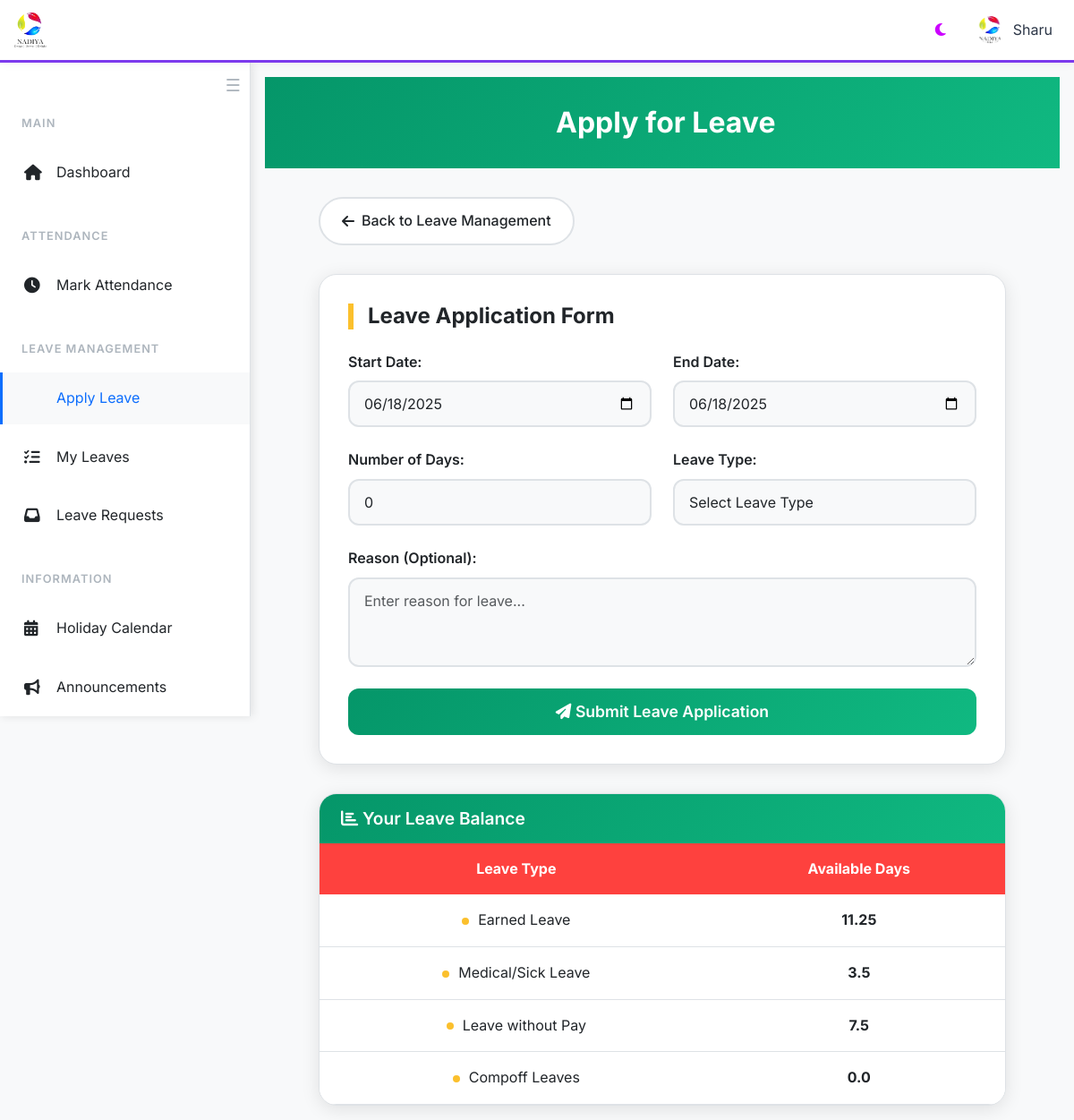
/apply_leave (signed in), run on the app's committed database.
### website/models.py (models this page shows, shortened)
class User(db.Model, UserMixin):
    id = db.Column(db.Integer, primary_key=True)
    first_name = db.Column(db.String(150))
    last_name = db.Column(db.String(150))
    email = db.Column(db.String(150), unique=True, nullable=False)
    password = db.Column(db.String(512), nullable=False)
    earned =  db.Column(db.Float, default=0)
    medic = db.Column(db.Float, default=0)
    pay =  db.Column(db.Float, default=0)
    role = db.Column(db.String(150))
    probation = db.Column(db.Boolean, default = 0)
    photo = db.Column(db.String(150))
    documents = db.relationship('Document', backref='user', lazy=True)
    reset_token = db.Column(db.String(36), nullable=True)
    attendances = db.relationship('Attendance', backref='user', lazy=True)
    @hybrid_property
    def total_compoff(self):
        return sum(attendance.compoff for attendance in self.attendances)

class Attendance(db.Model):
    id = db.Column(db.Integer, primary_key=True)
    name = db.Column(db.String(150))
    latitude = db.Column(db.String(50))
    longitude = db.Column(db.String(50))
    entry_time = db.Column(db.Time)  # Store only time
    exit_time = db.Column(db.Time)  # Store only time
    entry_location = db.Column(db.String(255))  # Store address for entry
    exit_location = db.Column(db.String(255))
    user_id = db.Column(db.Integer, db.ForeignKey('user.id'), nullable=False)
    compoff = db.Column(db.Float, default=0)
    hol = db.Column(db.Float, default=0)
    date = db.Column(db.Date)
    day = db.Column(db.String(150))
    totes = db.Column(db.Integer, default=0)
    reason = db.Column(db.Text)
    site_name = db.Column(db.String(150), nullable=True)  # New field for site/customer name

### website/views.py (the view, shortened to what this page needs)
@views.route('/apply_leave', methods=['GET', 'POST'])
@login_required
def apply_leave():
    return render_template('apply_leave.html', user=current_user, today=datetime.today().date())

### website/templates/apply_leave.html (shortened to what this page needs)
{% extends "base.html" %}
{% block content %}
<div class="page-header">
    <div class="container">
        <h1> Apply for Leave</h1>
    </div>
</div>
<div class="container">
    <a href="/leaves-category" class="back-btn">
        <i class="fas fa-arrow-left"></i> Back to Leave Management
    </a>
    <div class="form-container">
        <h2 class="form-title">Leave Application Form</h2>
        <form id="leaveForm" method="POST">
            <div class="row">
                <div class="col-md-6">
                    <div class="form-group">
                        <label for="start_date">Start Date:</label>
                        <input type="date" class="form-control" id="start_date" name="start_date" value="{{ today }}" min="{{ today }}" required>
                    </div>
                </div>
                <div class="col-md-6">
                    <div class="form-group">
                        <label for="end_date">End Date:</label>
                        <input type="date" class="form-control" id="end_date" name="end_date" value="{{ today }}" min="{{ today }}" required>
                    </div>
                </div>
            </div>
            <div class="row">
                <div class="col-md-6">
                    <div class="form-group">
                        <label for="days">Number of Days:</label>
                        <input type="number" class="form-control" id="days" name="days" step="0.5" value="0" readonly>
                    </div>
                </div>
                <div class="col-md-6">
                    <div class="form-group">
                        <label for="ltype">Leave Type:</label>
                        <select class="form-control" id="ltype" name="ltype" required>
                            <option value="">Select Leave Type</option>
                        </select>
                    </div>
                </div>
            </div>
            <div class="form-group">
                <label for="reason">Reason (Optional):</label>
                <textarea class="form-control" id="reason" name="reason" rows="3" placeholder="Enter reason for leave..."></textarea>
            </div>
            <button type="submit" class="btn-submit">
                <i class="fas fa-paper-plane"></i> Submit Leave Application
            </button>
        </form>
    </div>
    <div class="leave-balance-table">
        <h3 class="table-title"><i class="fas fa-chart-bar"></i> Your Leave Balance</h3>
        <table class="table">
            <thead>
                <tr>
                    <th>Leave Type</th>
                    <th>Available Days</th>
                </tr>
            </thead>
            <tbody>
                <tr>
                    <td>Earned Leave</td>
                    <td><strong>{{ 15 - user.earned | round(2) }}</strong></td>
                </tr>
                <tr>
                    <td>Medical/Sick Leave</td>
                    <td><strong>{{ 6 - user.medic | round(2) }}</strong></td>
                </tr>
                <tr>
                    <td>Leave without Pay</td>
                    <td><strong>{{ 10 - user.pay | round(2) }}</strong></td>
                </tr>
                <tr>
                    <td>Compoff Leaves</td>
                    <td><strong>{{ current_user.total_compoff }}</strong></td>
                </tr>
            </tbody>
        </table>
    </div>
</div>
{% endblock %}

### website/templates/base.html (shortened to what this page needs)
<!DOCTYPE html>
<html lang="en" data-theme="light">
<head>
    <link href="https://cdn.jsdelivr.net/npm/bootstrap@5.3.0/dist/css/bootstrap.min.css" rel="stylesheet">
    <link rel="stylesheet" href="https://cdnjs.cloudflare.com/ajax/libs/font-awesome/6.4.0/css/all.min.css">
</head>
<body>
    <header class="top-header">
        <div class="header-logo">
            <img src="{{ url_for('static', filename='logo.png') }}" alt="Nadiya Logo">
        </div>
        <div class="header-actions">
            <button class="theme-toggle" onclick="toggleTheme()">
                <i class="fas fa-moon" id="theme-icon"></i>
            </button>
            {% if current_user.is_authenticated %}
            <div class="user-profile" onclick="window.location.href='/profile/{{ current_user.id }}'">
                {% if current_user.photo %}
                    <img src="{{ url_for('views.uploaded_file', setname='photos', filename=current_user.photo) }}" alt="Profile">
                {% else %}
                    <img src="{{ url_for('static', filename='logo.png') }}" alt="Profile">
                {% endif %}
                <span>{{ current_user.first_name }}</span>
            </div>
            {% endif %}
        </div>
    </header>
  <nav class="sidebar" id="sidebar">
  <button id="sidebarCollapseBtn" class="sidebar-collapse-btn" onclick="toggleSidebarCollapse()" title="Collapse Sidebar">
    <span class="hamburger-icon">☰</span>
</button>
    <br>
        <div class="sidebar-content">
            {% if current_user.is_authenticated %}
            <div class="nav-section">
                <div class="nav-section-title">Main</div>
                <div class="nav-item">
                    <a href="/" class="nav-link">
                        <i class="fas fa-home"></i>
                        <span>Dashboard</span>
                    </a>
                </div>
            </div>
            <div class="nav-section">
                <div class="nav-section-title">Attendance</div>
                <div class="nav-item">
                    <a href="/attendance" class="nav-link">
                        <i class="fas fa-clock"></i>
                        <span>Mark Attendance</span>
                    </a>
                </div>
            </div>
            <div class="nav-section">
                <div class="nav-section-title">Leave Management</div>
                <div class="nav-item">
                    <a href="/apply_leave" class="nav-link">
                        <span>Apply Leave</span>
                    </a>
                </div>
                <div class="nav-item">
                    <a href="/approved_leaves" class="nav-link">
                        <i class="fas fa-list-check"></i>
                        <span>My Leaves</span>
                    </a>
                </div>
                <div class="nav-item">
                    <a href="/leave_requests" class="nav-link">
                        <i class="fas fa-inbox"></i>
                        <span>Leave Requests</span>
                    </a>
                </div>
            </div>
            <div class="nav-section">
                <div class="nav-section-title">Information</div>
                <div class="nav-item">
                    <a href="/display_holidays" class="nav-link">
                        <i class="fas fa-calendar-alt"></i>
                        <span>Holiday Calendar</span>
                    </a>
                </div>
                <div class="nav-item">
                    <a href="/announcements" class="nav-link">
                        <i class="fas fa-bullhorn"></i>
                        <span>Announcements</span>
                    </a>
                </div>
            </div>
            {% endif %}
        </div>
    </nav>
    <main class="main-content" id="mainContent">
        {% block content %}{% endblock %}
    </main>
</body>
</html>

### website/templates/base.html (style rules this page uses)
:root { --bg-primary: #ffffff; --bg-secondary: #f8f9fa; --bg-tertiary: #e9ecef; --text-primary: #212529; --text-secondary: #6c757d; --text-muted: #adb5bd; --border-color: #dee2e6; --shadow: rgba(0, 0, 0, 0.1); --accent-primary: #0d6efd; --accent-secondary: #6f42c1; --success: #198754; --warning: #fd7e14; --danger: #dc3545; --info: #0dcaf0; --navbar-bg: #1a1d23; --sidebar-width: 280px; --sidebar-collapsed-width: 60px; }
* { margin: 0; padding: 0; box-sizing: border-box; }
body { font-family: 'Inter', sans-serif; background-color: var(--bg-secondary); color: var(--text-primary); line-height: 1.6; transition: all 0.3s ease; padding-top: 70px; }
:root { --header-bg: #ffffff; --header-text: #2d3748; --header-border: #7c3aed; --toggle-btn-color: #7c3aed; !important }
.top-header { position: fixed; top: 0; left: 0; right: 0; height: 70px; background: var(--header-bg); color: var(--header-text); z-index: 1000; display: flex; align-items: center; padding: 0 1rem; box-shadow: 0 2px 10px rgba(0,0,0,0.04); border-bottom: 3px solid var(--header-border); transition: background 0.3s, color 0.3s, border-color 0.3s; }
.header-logo { display: flex; align-items: center; flex: 1; }
.header-logo img { height: 40px; margin-right: 1rem; }
.header-actions { display: flex; align-items: center; gap: 1rem; }
.theme-toggle { background: rgba(255,255,255,0.1); border: none; color: rgb(204, 0, 255); padding: 0.5rem; border-radius: 8px; cursor: pointer; transition: all 0.3s ease; }
.user-profile { display: flex; align-items: center; gap: 0.5rem; padding: 0.5rem; border-radius: 8px; transition: all 0.3s ease; cursor: pointer; }
.user-profile img { width: 35px; height: 35px; border-radius: 50%; border: 2px solid rgba(255,255,255,0.3); }
.sidebar { position: fixed; top: 70px; left: -280px; width: var(--sidebar-width); height: calc(100vh - 70px); background: var(--bg-primary); border-right: 1px solid var(--border-color); box-shadow: 2px 0 10px var(--shadow); transition: left 0.3s ease, width 0.3s ease; z-index: 999; overflow-y: auto; }
.sidebar.open { left: 0; }
.sidebar-collapse-btn { background: none; border: none; color: var(--text-muted); font-size: 1.2rem; position: absolute; top: 10px; right: 10px; z-index: 1001; transition: color 0.2s; cursor: pointer; }
.sidebar-content { padding: 2rem 0; }
.nav-section { margin-bottom: 2rem; }
.nav-section-title { font-size: 0.8rem; font-weight: 600; color: var(--text-muted); text-transform: uppercase; letter-spacing: 1px; padding: 0 1.5rem; margin-bottom: 1rem; }
.nav-item { margin-bottom: 0.5rem; }
.nav-link { display: flex; align-items: center; padding: 1rem 1.5rem; color: var(--text-primary); text-decoration: none; transition: all 0.3s ease; border-left: 3px solid transparent; }
.nav-link.active { background: var(--bg-secondary); border-left-color: var(--accent-primary); color: var(--accent-primary); }
.nav-link i { width: 20px; margin-right: 1rem; font-size: 1.1rem; }
.main-content { min-height: calc(100vh - 70px); padding: 1rem; transition: margin-left 0.3s ease; }
.main-content.shifted { margin-left: var(--sidebar-width); }
@media (min-width: 1200px) { .sidebar { left: 0; } }
@media (min-width: 1200px) { .main-content { margin-left: var(--sidebar-width); } }
* { transition: background-color 0.3s ease, color 0.3s ease, border-color 0.3s ease; }

### data on the page
User: first_name "Sharu", 15-user.earned|round(2) "11.25", 6-user.medic|round(2) "3.5", 10-user.pay|round(2) "7.5"
Attendance: total_compoff "0.0"
